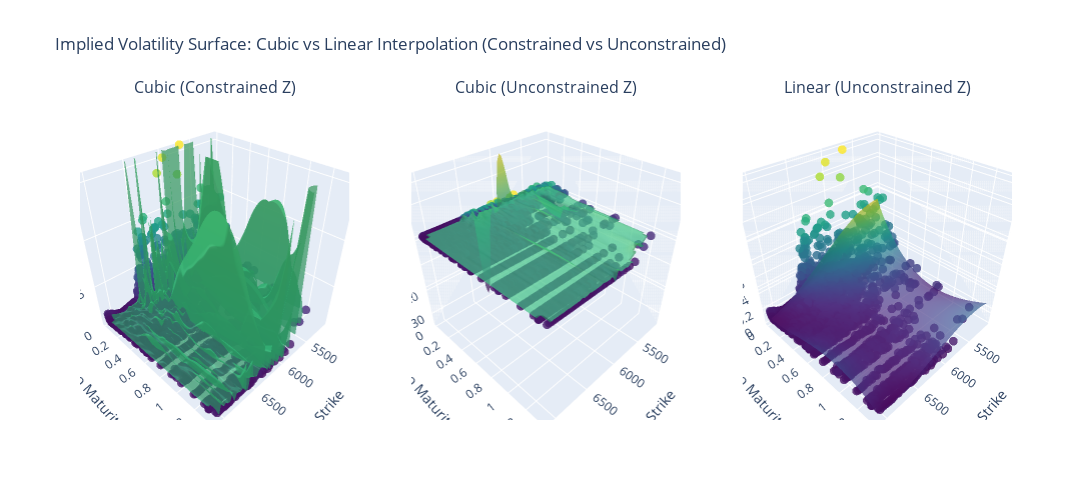

Notebook cell for this chart:
### Code cell
intrep,reg = get_interp(calls)
plot_two_interp(intrep,reg,calls)

### Figure 1 — Plotly figure (JSON) as saved in the notebook; plotly's stock layout.template omitted (floating-point values rounded to 4 significant figures; data arrays with more than 128 entries replaced by an {"elided": "..."} marker saying what was removed)
{"data": [{"marker": {"color": {"elided": "3469 float values"}, "colorscale": [[0, "#440154"], [0.1111, "#482878"], [0.2222, "#3e4989"], [0.3333, "#31688e"], [0.4444, "#26828e"], [0.5556, "#1f9e89"], [0.6667, "#35b779"], [0.7778, "#6ece58"], [0.8889, "#b5de2b"], [1, "#fde725"]], "opacity": 0.8, "size": 3}, "mode": "markers", "scene": "scene", "showlegend": false, "type": "scatter3d", "x": {"elided": "3469 float values"}, "y": {"elided": "3469 float values"}, "z": {"elided": "3469 float values"}}, {"colorscale": [[0, "#440154"], [0.1111, "#482878"], [0.2222, "#3e4989"], [0.3333, "#31688e"], [0.4444, "#26828e"], [0.5556, "#1f9e89"], [0.6667, "#35b779"], [0.7778, "#6ece58"], [0.8889, "#b5de2b"], [1, "#fde725"]], "opacity": 0.7, "scene": "scene", "showlegend": false, "showscale": false, "type": "surface", "x": {"elided": "60x60 float values"}, "y": {"elided": "60x60 float values"}, "z": {"elided": "60x60 float values"}}, {"marker": {"color": {"elided": "3469 float values"}, "colorscale": [[0, "#440154"], [0.1111, "#482878"], [0.2222, "#3e4989"], [0.3333, "#31688e"], [0.4444, "#26828e"], [0.5556, "#1f9e89"], [0.6667, "#35b779"], [0.7778, "#6ece58"], [0.8889, "#b5de2b"], [1, "#fde725"]], "opacity": 0.8, "size": 3}, "mode": "markers", "scene": "scene2", "showlegend": false, "type": "scatter3d", "x": {"elided": "3469 float values"}, "y": {"elided": "3469 float values"}, "z": {"elided": "3469 float values"}}, {"colorscale": [[0, "#440154"], [0.1111, "#482878"], [0.2222, "#3e4989"], [0.3333, "#31688e"], [0.4444, "#26828e"], [0.5556, "#1f9e89"], [0.6667, "#35b779"], [0.7778, "#6ece58"], [0.8889, "#b5de2b"], [1, "#fde725"]], "opacity": 0.7, "scene": "scene2", "showlegend": false, "showscale": false, "type": "surface", "x": {"elided": "60x60 float values"}, "y": {"elided": "60x60 float values"}, "z": {"elided": "60x60 float values"}}, {"marker": {"color": {"elided": "3469 float values"}, "colorscale": [[0, "#440154"], [0.1111, "#482878"], [0.2222, "#3e4989"], [0.3333, "#31688e"], [0.4444, "#26828e"], [0.5556, "#1f9e89"], [0.6667, "#35b779"], [0.7778, "#6ece58"], [0.8889, "#b5de2b"], [1, "#fde725"]], "opacity": 0.8, "size": 3}, "mode": "markers", "scene": "scene3", "showlegend": false, "type": "scatter3d", "x": {"elided": "3469 float values"}, "y": {"elided": "3469 float values"}, "z": {"elided": "3469 float values"}}, {"colorscale": [[0, "#440154"], [0.1111, "#482878"], [0.2222, "#3e4989"], [0.3333, "#31688e"], [0.4444, "#26828e"], [0.5556, "#1f9e89"], [0.6667, "#35b779"], [0.7778, "#6ece58"], [0.8889, "#b5de2b"], [1, "#fde725"]], "opacity": 0.7, "scene": "scene3", "showlegend": false, "showscale": false, "type": "surface", "x": {"elided": "60x60 float values"}, "y": {"elided": "60x60 float values"}, "z": {"elided": "60x60 float values"}}], "layout": {"annotations": [{"font": {"size": 16}, "showarrow": false, "text": "Cubic (Constrained Z)", "x": 0.1444, "xanchor": "center", "xref": "paper", "y": 1, "yanchor": "bottom", "yref": "paper"}, {"font": {"size": 16}, "showarrow": false, "text": "Cubic (Unconstrained Z)", "x": 0.5, "xanchor": "center", "xref": "paper", "y": 1, "yanchor": "bottom", "yref": "paper"}, {"font": {"size": 16}, "showarrow": false, "text": "Linear (Unconstrained Z)", "x": 0.8556, "xanchor": "center", "xref": "paper", "y": 1, "yanchor": "bottom", "yref": "paper"}], "height": 500, "scene": {"domain": {"x": [0, 0.2889], "y": [0, 1]}, "xaxis": {"title": {"text": "Strike"}}, "yaxis": {"title": {"text": "Time to Maturity (years)"}}, "zaxis": {"range": [0.02894, 1.577], "title": {"text": "Implied Volatility"}}}, "scene2": {"domain": {"x": [0.3556, 0.6444], "y": [0, 1]}, "xaxis": {"title": {"text": "Strike"}}, "yaxis": {"title": {"text": "Time to Maturity (years)"}}, "zaxis": {"title": {"text": "Implied Volatility"}}}, "scene3": {"domain": {"x": [0.7111, 1], "y": [0, 1]}, "xaxis": {"title": {"text": "Strike"}}, "yaxis": {"title": {"text": "Time to Maturity (years)"}}, "zaxis": {"title": {"text": "Implied Volatility"}}}, "title": {"text": "Implied Volatility Surface: Cubic vs Linear Interpolation (Constrained vs Unconstrained)"}, "width": 1500}}
